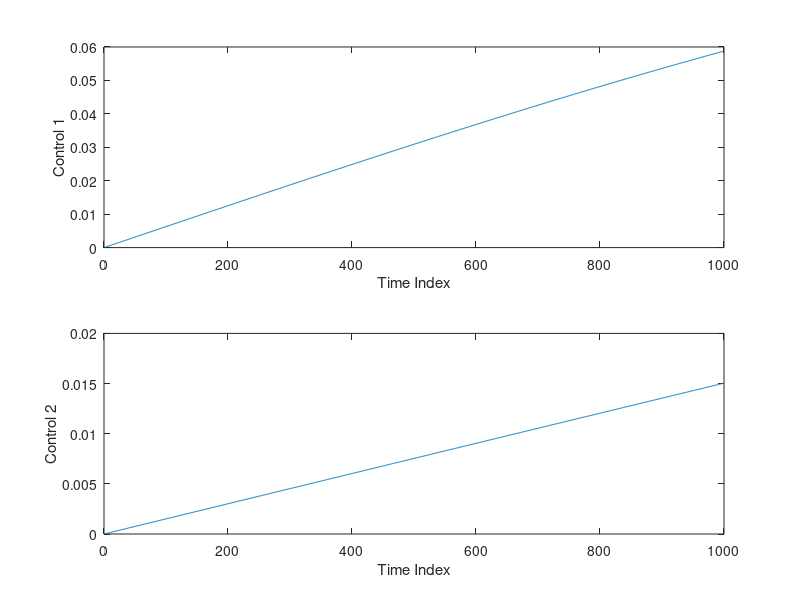
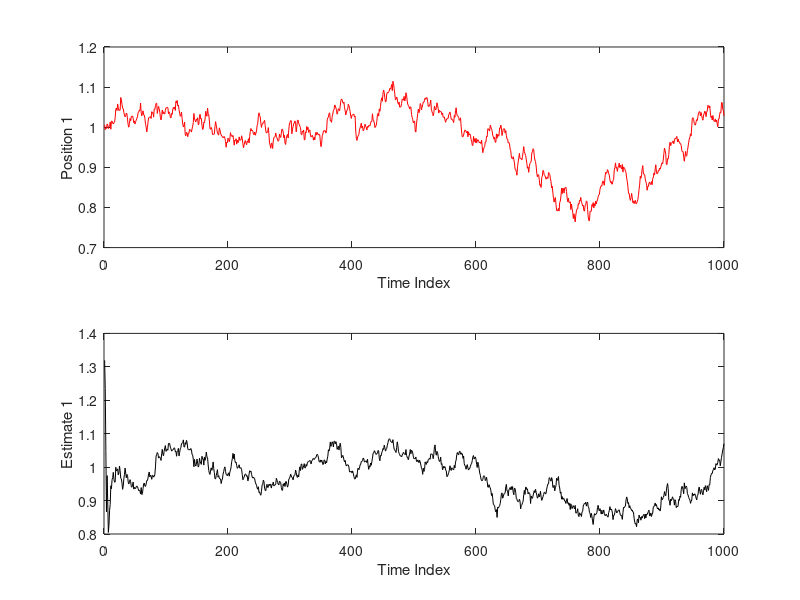
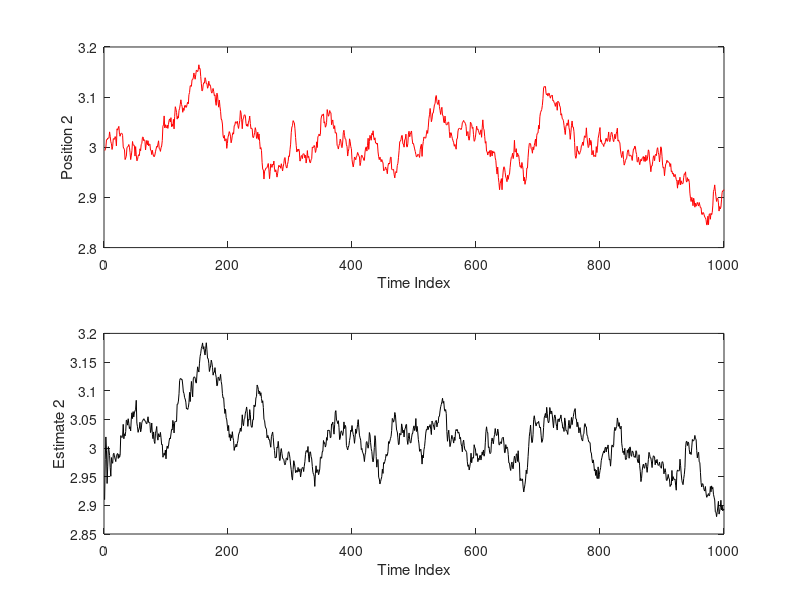
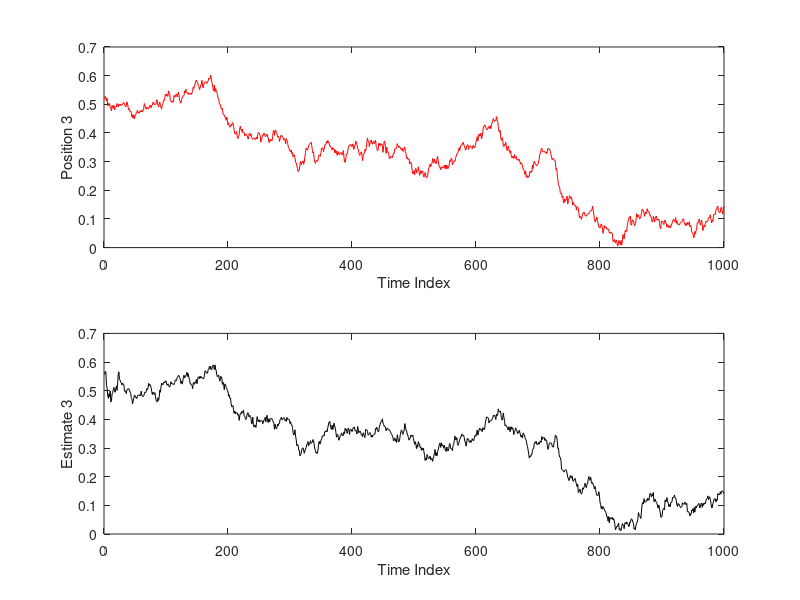

Recreate these plots in MATLAB, in order.
clear all
close all

% Sampling parameters
delta_t = 0.001;

% Plant parameters
r = 0.1;
l = 0.6;

% Noise parameters
Q = [0.0001 0  0; 0 0.0001 0; 0 0 0.0001];
R = [0.015 0 0; 0 0.01 0; 0 0 0.01];

% Control parameters
u1_amplitude = 0.1;
u1_frequency = 0.1;
u1_offset = 0;
u2_amplitude = 0.12; 
u2_frequency = 0.02;
u2_offset = 0;

% Initial values
P_k_minus_1 = [2 0 0; 0 2 0; 0 0 2];
x_initial = [1; 3; pi/6]; % Contains x, y, and theta
x = x_initial;
x_i_1 = x_initial(1);
x_i_2 = x_initial(2);
x_i_3 = x_initial(3);
delf_delx_initial = [1 0 0;
                     0 1 0;
                     0 0 1];
A = delf_delx_initial;
delh_delx_initial = [x_i_1/sqrt(x_i_1^2 + x_i_2^2) x_i_2/sqrt(x_i_1^2 + x_i_2^2) 0;
                     -x_i_2/(x_i_1^2 + x_i_2^2)    x_i_1/(x_i_1^2 + x_i_2^2)     0;
                     0                             0                             1];
H = delh_delx_initial;

x_hat_k_minus_1 = x_initial; % A 3x1 vector containing x, y, and theta.
K_k = P_k_minus_1*H'*inv(H*P_k_minus_1*H' + R);

% Record Arrays
y_list = [];
y_hat_list = [];
u_list = [];
K_k_list = [];
P_k_list = [];

for k = 1:1000
    % Control input (not a feedback control input)
    u_k = [u1_offset + u1_amplitude * sin(2 * pi * u1_frequency * k * delta_t);
           u2_offset + u2_amplitude * sin(2 * pi * u2_frequency * k * delta_t)];
    
    % Prediction Update
    x_hat_minus_k = x_hat_k_minus_1 + [delta_t * 0.5 * r * (u_k(1) + u_k(2)) * cos(x_hat_k_minus_1(3));
                                       delta_t * 0.5 * r * (u_k(1) + u_k(2)) * sin(x_hat_k_minus_1(3));
                                       delta_t * 0.5 * (r/l) * (u_k(1) - u_k(2))];
    delf_delx = [1 0 -delta_t*0.5*r*(u_k(1) + u_k(2))*sin(x_hat_k_minus_1(3));
                 0 1  delta_t*0.5*r*(u_k(1) + u_k(2))*cos(x_hat_k_minus_1(3));
                 0 0  1];
    
    A = delf_delx;
    P_minus_k = A * P_k_minus_1 * A' + Q;
    
    % Measurement Update
        % Plant Simulation Equation
        x = x + [delta_t * 0.5 * r * (u_k(1) + u_k(2)) * cos(x(3));
                 delta_t * 0.5 * r * (u_k(1) + u_k(2)) * sin(x(3));
                 delta_t * 0.5 * (r/l) * (u_k(1) - u_k(2))] ...
              + [sqrt(Q(1,1))*randn; sqrt(Q(2,2))*randn; sqrt(Q(3,3))*randn];
          % Measurement Simulation Equation
          d = sqrt(x(1)^2 + x(2)^2);
          alpha = atan2(x(2),x(1));
          theta = x(3);
          d_noisy = d + sqrt(R(1,1)) * randn;
          alpha_noisy = alpha + sqrt(R(2,2)) * randn;
          theta_noisy = theta + sqrt(R(3,3)) * randn;
          z_k = [d_noisy;
                 alpha_noisy;
                 theta_noisy];
            
          % Computation of K
          delh_delx = [x_hat_k_minus_1(1)/sqrt(x_hat_k_minus_1(1)^2+x_hat_k_minus_1(2)^2) ...
                       x_hat_k_minus_1(2)/sqrt(x_hat_k_minus_1(1)^2+x_hat_k_minus_1(2)^2) ...
                       0;
                      -x_hat_k_minus_1(2)/(x_hat_k_minus_1(1)^2+x_hat_k_minus_1(2)^2) ...
                       x_hat_k_minus_1(1)/(x_hat_k_minus_1(1)^2+x_hat_k_minus_1(2)^2) ...
                       0;
                       0 0 1];
          H = delh_delx;
          K_k = P_minus_k*H'*inv(H*P_minus_k*H' + R);
          % State Estimate Correction
          x_hat_k = x_hat_minus_k ...
                  + K_k * (z_k - [sqrt(x_hat_minus_k(1)^2 + x_hat_minus_k(2)^2);
                                  atan2(x_hat_minus_k(2), x_hat_minus_k(1));
                                  x_hat_minus_k(3)] ...
                           );
          % Error Covariance Update
          P_k = (eye(3) - K_k*H) * P_minus_k;
          
    % Variables for the next cycle
    P_k_minus_1 = P_k;
    x_hat_k_minus_1 = x_hat_k;
    
    % Array Recording
    y_list = [y_list; x'];
    y_hat_list = [y_hat_list; x_hat_k'];
    u_list = [u_list; u_k'];
    K_k_list = [K_k_list; K_k(1,1)];
    % P_k_list = [P_k_list; P_k];      
end

figure %1
subplot(2,1,1)
plot(u_list(:,1))
xlabel('Time Index')
ylabel('Control 1')
subplot(2,1,2)
plot(u_list(:,2))
xlabel('Time Index')
ylabel('Control 2')

figure %2
subplot(2,1,1)
plot(y_list(:,1), 'r')
xlabel('Time Index')
ylabel('Position 1')
subplot(2,1,2)
plot(y_hat_list(:,1), 'k')
xlabel('Time Index')
ylabel('Estimate 1')

figure %3
subplot(2,1,1)
plot(y_list(:,2), 'r')
xlabel('Time Index')
ylabel('Position 2')
subplot(2,1,2)
plot(y_hat_list(:,2), 'k')
xlabel('Time Index')
ylabel('Estimate 2')

figure %4
subplot(2,1,1)
plot(y_list(:,3), 'r')
xlabel('Time Index')
ylabel('Position 3')
subplot(2,1,2)
plot(y_hat_list(:,3), 'k')
xlabel('Time Index')
ylabel('Estimate 3')

figure %5
plot(y_list(:,1), 'r')
hold
plot(y_hat_list(:,1), 'k')
xlabel('Time Index')
ylabel('Position 1')

figure %6
plot(y_list(:,2), 'r')
hold
plot(y_hat_list(:,2), 'k')
xlabel('Time Index')
ylabel('Position 2')

figure %7
plot(y_list(:,3), 'r')
hold
plot(y_hat_list(:,3), 'k')
xlabel('Time Index')
ylabel('Position 3')

figure %8
plot(K_k_list(:,1), 'b')
xlabel('Time Index')
ylabel('Gain')
